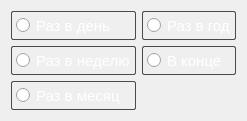
  <widget class="QWidget" name="layoutWidget">
   <property name="geometry">
    <rect>
     <x>10</x>
     <y>300</y>
     <width>240</width>
     <height>101</height>
    </rect>
   </property>
   <layout class="QGridLayout" name="gridLayout_2">
    <item row="0" column="0">
     <widget class="QRadioButton" name="radioButton_inday">
      <property name="styleSheet">
       <string notr="true">QRadioButton {
    color: #ffffff; /* Белый текст */
    border: 1px solid #4a4a4a; /* Светло-серый бордер */
    border-radius: 2px; /* Закругление углов */
    padding: 4px;
    font-size: 15px;
}
</string>
      </property>
      <property name="text">
       <string>Раз в день</string>
      </property>
     </widget>
    </item>
    <item row="0" column="1">
     <widget class="QRadioButton" name="radioButton_inyear">
      <property name="styleSheet">
       <string notr="true">QRadioButton {
    color: #ffffff; /* Белый текст */
    border: 1px solid #4a4a4a; /* Светло-серый бордер */
    border-radius: 2px; /* Закругление углов */
    padding: 4px;
    font-size: 15px;
}
</string>
      </property>
      <property name="text">
       <string>Раз в год</string>
      </property>
     </widget>
    </item>
    <item row="1" column="0">
     <widget class="QRadioButton" name="radioButton_inweek">
      <property name="styleSheet">
       <string notr="true">QRadioButton {
    color: #ffffff; /* Белый текст */
    border: 1px solid #4a4a4a; /* Светло-серый бордер */
    border-radius: 2px; /* Закругление углов */
    padding: 4px;
    font-size: 15px;
}
</string>
      </property>
      <property name="text">
       <string>Раз в неделю</string>
      </property>
     </widget>
    </item>
    <item row="1" column="1">
     <widget class="QRadioButton" name="radioButton_inlast">
      <property name="styleSheet">
       <string notr="true">QRadioButton {
    color: #ffffff; /* Белый текст */
    border: 1px solid #4a4a4a; /* Светло-серый бордер */
    border-radius: 2px; /* Закругление углов */
    padding: 4px;
    font-size: 15px;
}
</string>
      </property>
      <property name="text">
       <string>В конце </string>
      </property>
     </widget>
    </item>
    <item row="2" column="0">
     <widget class="QRadioButton" name="radioButton_inmonth">
      <property name="styleSheet">
       <string notr="true">QRadioButton {
    color: #ffffff; /* Белый текст */
    border: 1px solid #4a4a4a; /* Светло-серый бордер */
    border-radius: 2px; /* Закругление углов */
    padding: 4px;
    font-size: 15px;
}
</string>
      </property>
      <property name="text">
       <string>Раз в месяц</string>
      </property>
     </widget>
    </item>
   </layout>
  </widget>
